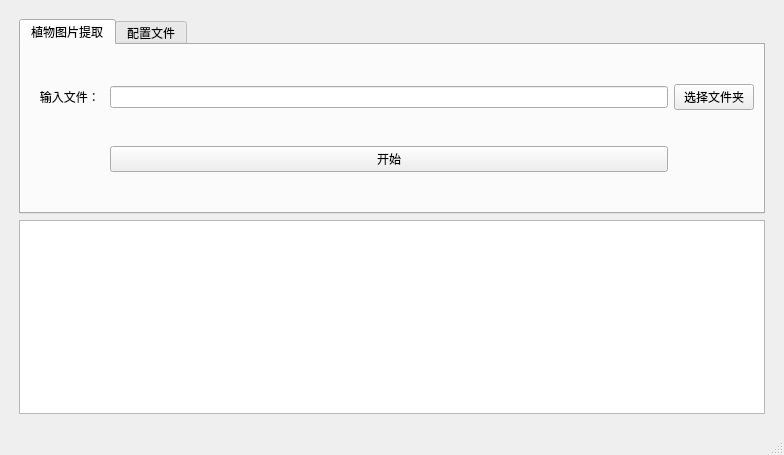
<?xml version="1.0" encoding="UTF-8"?>
<ui version="4.0">
 <class>mainWindow</class>
 <widget class="QMainWindow" name="mainWindow">
  <property name="geometry">
   <rect>
    <x>0</x>
    <y>0</y>
    <width>784</width>
    <height>455</height>
   </rect>
  </property>
  <property name="windowTitle">
   <string>BT100FY Controller</string>
  </property>
  <widget class="QWidget" name="centralwidget">
   <layout class="QGridLayout" name="gridLayout">
    <item row="0" column="0">
     <layout class="QHBoxLayout" name="horizontalLayout_7" stretch="0">
      <property name="leftMargin">
       <number>10</number>
      </property>
      <property name="topMargin">
       <number>10</number>
      </property>
      <property name="rightMargin">
       <number>10</number>
      </property>
      <property name="bottomMargin">
       <number>10</number>
      </property>
      <item>
       <layout class="QVBoxLayout" name="verticalLayout_2" stretch="0,0">
        <item>
         <widget class="QTabWidget" name="tabWidget_2">
          <property name="currentIndex">
           <number>0</number>
          </property>
          <widget class="QWidget" name="tab">
           <attribute name="title">
            <string>植物图片提取</string>
           </attribute>
           <layout class="QGridLayout" name="gridLayout_2">
            <item row="0" column="1">
             <widget class="QLineEdit" name="dirInput"/>
            </item>
            <item row="0" column="2">
             <widget class="QPushButton" name="selectDirBtn">
              <property name="text">
               <string>选择文件夹</string>
              </property>
             </widget>
            </item>
            <item row="0" column="0">
             <widget class="QLabel" name="label">
              <property name="text">
               <string>   输入文件： </string>
              </property>
             </widget>
            </item>
            <item row="1" column="1">
             <widget class="QPushButton" name="startBtn">
              <property name="text">
               <string>开始</string>
              </property>
             </widget>
            </item>
           </layout>
          </widget>
          <widget class="QWidget" name="configbox">
           <attribute name="title">
            <string>配置文件</string>
           </attribute>
           <layout class="QGridLayout" name="gridLayout_3">
            <item row="0" column="1">
             <widget class="QLineEdit" name="xmlConfigInput">
              <property name="text">
               <string>BG202388-42D.xml</string>
              </property>
             </widget>
            </item>
            <item row="0" column="0">
             <widget class="QLabel" name="label_2">
              <property name="text">
               <string>  切割位置配置文件：  </string>
              </property>
             </widget>
            </item>
           </layout>
          </widget>
         </widget>
        </item>
        <item>
         <widget class="QTextBrowser" name="logBrowser"/>
        </item>
       </layout>
      </item>
     </layout>
    </item>
   </layout>
  </widget>
  <widget class="QMenuBar" name="menubar">
   <property name="geometry">
    <rect>
     <x>0</x>
     <y>0</y>
     <width>784</width>
     <height>22</height>
    </rect>
   </property>
  </widget>
  <widget class="QStatusBar" name="statusbar"/>
  <action name="actionOpenFile">
   <property name="text">
    <string>OpenFile</string>
   </property>
  </action>
  <action name="actionmapping">
   <property name="text">
    <string>mapping</string>
   </property>
  </action>
  <action name="actionOpenMappingFile">
   <property name="text">
    <string>OpenMappingFile</string>
   </property>
  </action>
 </widget>
 <resources/>
 <connections/>
</ui>
